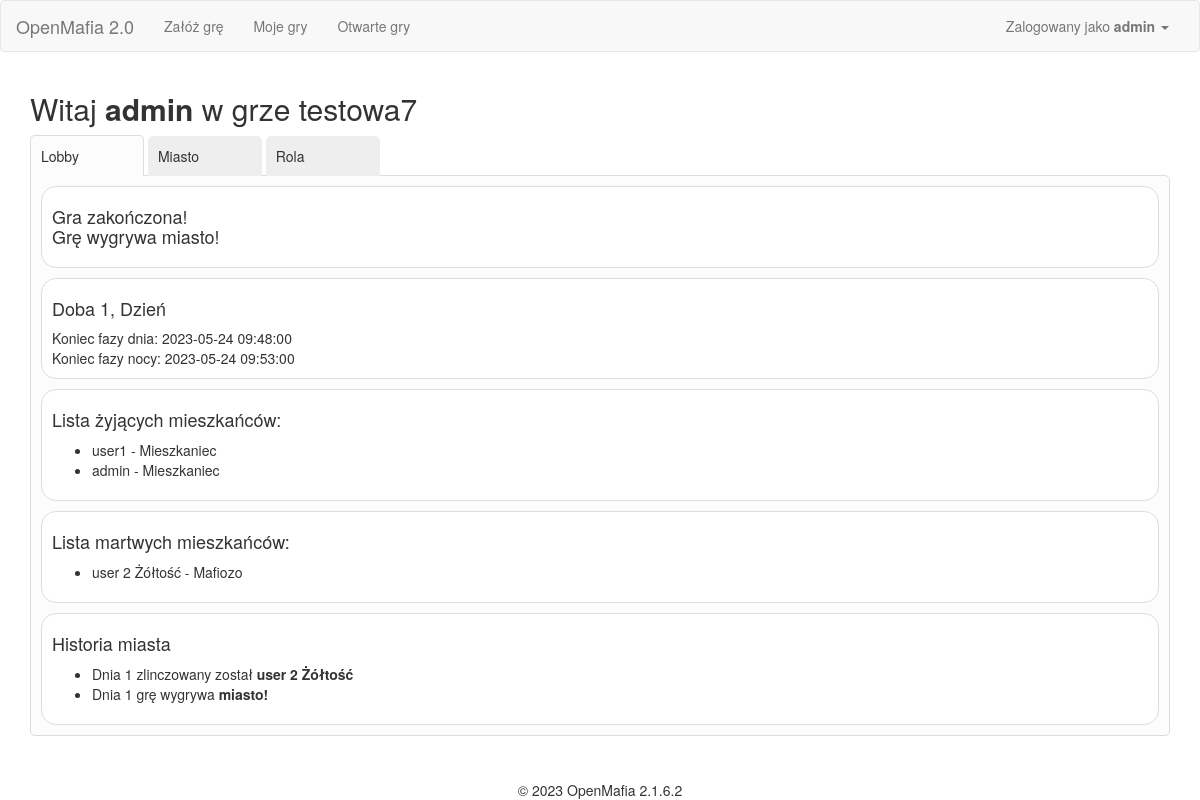
The page /game/3/lobby (signed in) on the database its author committed.
### app/Engine/DB/models.py (models this page shows, shortened)
class User(db.Model):
    __tablename__ = 'User'
    id = db.Column(db.Integer, primary_key=True)
    user = db.Column(db.String(64), unique=True)
    password = db.Column(db.String(500))
    name = db.Column(db.String(500))
    email = db.Column(db.String(120), unique=True)
    is_active = db.Column(db.Boolean)
    def is_active(self):
        return True

class GamePlayer(db.Model):
    __tablename__ = 'GamePlayer'
    id = db.Column(db.Integer, primary_key=True)
    game_id = db.Column(db.Integer, ForeignKey('Game.id'))
    user_id = db.Column(db.Integer, ForeignKey('User.id'))
    order_id = db.Column(db.Integer)
    roles = relationship("Game_Roles")
    name = db.Column(db.String(500))
    status = db.Column(db.String(500))
    user = relationship("User")

class Game(db.Model):
    __tablename__ = 'Game'
    id = db.Column(db.Integer, primary_key=True)
    name = db.Column(db.String(500))
    day_no = db.Column(db.Integer)
    phase = db.Column(db.Integer)
    status_id = db.Column(db.Integer, ForeignKey('Status.id'), default=1)
    owner_id = db.Column(db.Integer, ForeignKey('User.id'))
    start_time = db.Column(db.DateTime(timezone=True))
    owner = relationship("User", uselist=False)
    status = relationship("Status", uselist=False)
    game_players = relationship("GamePlayer")
    roles = relationship("Game_Roles")
    phases = relationship("Game_Phases")

class Game_Phases(db.Model):
    __tablename__ = 'Game_Phases'
    id = db.Column(db.Integer, primary_key=True)
    game_id = db.Column(db.Integer, ForeignKey('Game.id'))
    phase_id = db.Column(db.Integer)
    phase_name = db.Column(db.String(100))
    phase_duration = db.Column(db.Integer)

class Game_Roles(db.Model):
    __tablename__ = 'Game_Roles'
    id = db.Column(db.Integer, primary_key=True)
    game_id = db.Column(db.Integer, ForeignKey('Game.id'))
    player_id = db.Column(db.Integer, ForeignKey('GamePlayer.id'))
    role_id = db.Column(db.Integer, ForeignKey('Role.id'))
    role = relationship("Role")

class Role(db.Model):
    __tablename__ = 'Role'
    id = db.Column(db.Integer, primary_key=True)
    name = db.Column(db.String(100))
    visible_name = db.Column(db.String(500))
    description = db.Column(db.String(500))
    events = relationship("Role_EventType", back_populates="role")

class Event(db.Model):
    __tablename__ = 'Event'
    id = db.Column(db.Integer, primary_key=True)
    game_id = db.Column(db.Integer, ForeignKey('Game.id'))
    player_id = db.Column(db.Integer, ForeignKey('GamePlayer.id'))
    event_type = db.Column(db.Integer, ForeignKey('EventType.id'))
    target = db.Column(db.Integer, ForeignKey('GamePlayer.id'))
    day_no = db.Column(db.Integer)
    phase_no = db.Column(db.Integer)
    timestamp = db.Column(db.DateTime(timezone=True), server_default=func.now())
    source_player = relationship("GamePlayer", foreign_keys=[player_id])
    target_player = relationship("GamePlayer", foreign_keys=[target])
    event_type_tbl = relationship("EventType")

### app/SetupGameModule/views.py (the view, shortened to what this page needs)
@SetupGameModule.route('<game_id>/lobby', methods=['GET', 'POST'])
@login_required
def lobby(game_id):
    game_id = int(game_id)
    lynch_vote_day = request.args.get('lynch_vote_day', default=None)
    game_scheduler = GameScheduler()
    game_scheduler.check_jobs_and_run(game_id)
    forum_form = ForumForm()
    db_api = GameApi()
    game = db_api.get_game(game_id)
    v = Validator(game, current_user)
    event_api = GameEventApi()
    your_privileges = []
    if v.user_in_game() and v.game_is_started():
        day_duration = game.phases[0].phase_duration
        night_duration = game.phases[1].phase_duration
        alive_players = db_api.get_alive_players()
        alive_players_names = [player.name for player in alive_players]
        form = CreateEventForm()
        form.target.choices = alive_players_names
        dead_players = db_api.get_dead_players()
        mafiosos = db_api.get_players_with_role('mafioso')
        you = [player for player in game.game_players if player.user_id == current_user.id][0]
        if you in dead_players:
            your_privileges.append('graveyard')
        if 'mafioso' in [role.name for role in db_api.get_user_roles(current_user.id)]:
            your_privileges.append('mafioso')
            mafia_actual_target = check_target_from_events(db_api, event_api=event_api)
            if mafia_actual_target is not None:
                mafia_actual_target = [player for player in game.game_players if player.id == mafia_actual_target][0]
        else:
            mafia_actual_target = None
        citizen_votes = event_api.get_all_events_for_actual_day(game, 'citizen_vote', day_no=lynch_vote_day)
        citizen_votes = sorted(citizen_votes, key=lambda d: d.timestamp)
        for citizen_vote in citizen_votes: # change UTC timestamp to local time
            citizen_vote.timestamp = utc_to_local(citizen_vote.timestamp)
        last_citizen_votes = event_api.get_last_events_for_actual_day(game, 'citizen_vote', day_no=lynch_vote_day)
        try:
            your_citizen_vote = last_citizen_votes['citizen_vote'][you.id]
            your_citizen_vote = [player for player in game.game_players if player.id == your_citizen_vote.target][0]
        except KeyError:
            your_citizen_vote = None
        vote_results_id = {}
        vote_results = {}
        history_events = list(event_api.get_all_events_for_whole_game(game, 'lynch'))
        history_events += list(event_api.get_all_events_for_whole_game(game, 'mafia_kill'))
        history_events += list(event_api.get_all_events_for_whole_game(game, 'citizens_win'))
        history_events += list(event_api.get_all_events_for_whole_game(game, 'mafiosos_win'))
        history_events.sort(key=lambda x: x.timestamp)
        for ev in history_events:
            ev.timestamp = utc_to_local(ev.timestamp)
        winners = event_api.check_if_someone_wins(game)
        current_time = datetime.datetime.now()
        data = {
            'day_end': game.start_time + timedelta(seconds=game.day_no * (day_duration + night_duration) - night_duration),
            'night_end': game.start_time + timedelta(seconds=game.day_no * (day_duration + night_duration)),
            'you': you,
            'role_ready_to_use': True,
            'alive_players': alive_players,
            'dead_players': dead_players,
            'mafia_actual_target': mafia_actual_target,
            'your_actual_citizen_vote': your_citizen_vote,
            'citizen_votes': citizen_votes,
            'winners': winners,
            'now': current_time,
            'your_privileges': your_privileges,
            'mafiosos': mafiosos,
            'vote_results': vote_results,
            'history_events': history_events,
            'lynch_vote_day': lynch_vote_day
        }
        return render_template('SetupGameModule_lobby.html',
                               game=game,
                               data=data,
                               form=form,
                               forum_form=forum_form)
    else:
        return redirect(url_for('SetupGameModule.game_list'))

### app/Engine/AutomatedTasks/scheduler.py (called while the page is built)
    def check_jobs_and_run(self, game_id):
        jobs = self.job_api.list_jobs_for_game(game_id, for_update=True)
        jobs_to_do = []
        jobs_in_progress = []
        for job in jobs:
            if job.status == 'in_progress':
                jobs_in_progress.append(job)
        if not jobs_in_progress:
            for job in jobs:
                if job.status == 'new' and datetime.now() > job.trigger_time:
                    self.job_api.update_job_status(job.id, 'in_progress')
                    jobs_to_do.append(job)
        self.job_api.unlock_table() # unlock "for update"
        if len(jobs_in_progress) > 0:
            time.sleep(5)  # we assume that in 5 seconds the task will be done
        else:
            for job in jobs_to_do:
                getattr(Tasks, job.job_name).__call__(job.game_id)
                self.job_api.update_job_status(job.id, 'done')

### app/Engine/DB/db_api.py (called while the page is built)
def utc_to_local(utc_dt):
    from_zone = tz.gettz('UTC')
    to_zone = tz.gettz(os.environ["TZ"])
    utc_dt = utc_dt.replace(tzinfo=from_zone)
    localized_tz = utc_dt.astimezone(to_zone)
    return localized_tz

    def get_game(self, game_id):
        self.game = Game.query.filter_by(id=game_id).first()
        try:
            self.game.game_players.sort(key=lambda x: x.order_id)
        except TypeError:
            pass
        return self.game

    def get_alive_players(self):
        players = []
        for player in self.game.game_players:
            if player.status == 'alive':
                players.append(player)
        return players

    def get_dead_players(self):
        players = []
        for player in self.game.game_players:
            if player.status == 'dead':
                players.append(player)
        return players

    def get_players_with_role(self, role_name):
        players = []
        for player in self.game.game_players:
            if role_name in [role.role.name for role in player.roles]:
                players.append(player)
        return players

    def get_user_roles(self, user_id):
        player = [game_player for game_player in self.game.game_players if game_player.user_id == user_id][0]
        user_roles = [role.role for role in player.roles]
        return user_roles

    def _get_event_id(self, event_name):
        e = EventType.query.filter_by(name=event_name).first()
        return e.id

    def unlock_table(self):
        db.session.commit()

### app/views.py (called while the page is built)
@app.before_request
def before_request():
    g.user = current_user

### app/SetupGameModule/templates/SetupGameModule_lobby.html (shortened to what this page needs)
{% extends "base.html" %}
{% import "bootstrap/wtf.html" as wtf %}
{% block styles %}
{{ super() }}
<link rel="stylesheet" type="text/css" href="{{ url_for('SetupGameModule.static', filename='css/styles.css') }}">
{% endblock %}
{%block main_content%}
<h2>Witaj <b>{{ data['you'].name }}</b> w grze {{ game.name }}</h2>
<div class="tabs">
  <ul class="tab-nav">
    <li class="active" data-tab="lobby"><a href="#lobby">Lobby</a></li>
    <li data-tab="city"><a href="#city">Miasto</a></li>
    <li data-tab="roles"><a href="#roles">Rola</a></li>
  </ul>
  <div class="tab-content">
    <div id="lobby" class="active">
      {% if game.status.name == 'finished' %}
        <div class="content-box">
          <h4>Gra zakończona!
          {% if 'citizen' in data['winners'] %}<br />Grę wygrywa miasto!{% endif %}
          </h4>
        </div>
      {% endif %}
        <div class="content-box">
          <h4>Doba {{ game.day_no }}, {{ game.phases[game.phase - 1].phase_name }}</h4>
          Koniec fazy dnia: {{ data['day_end'] }}<br />
          Koniec fazy nocy: {{ data['night_end'] }}<br />
        </div>
        <div class="content-box">
          <h4>Lista żyjących mieszkańców:</h4>
          <ul>
          {% if data['alive_players']|length > 0 %}
            {% for player in data['alive_players']  %}
                <li>{{ player.name }}
                {% if game.status.name == 'finished' %}
                  -
                  {% for role in player.roles %}
                  {{ role.role.visible_name }}
                  {% endfor %}
                {% endif %}
                </li>
            {% endfor %}
          {% else %}
            Wszyscy zginęli!
          {% endif %}
          </ul>
        </div>
        <div class="content-box">
          <h4>Lista martwych mieszkańców:</h4>
          <ul>
          {% if data['dead_players']|length > 0 %}
            {% for player in data['dead_players']  %}
                <li>{{ player.name }} -
                  {% for role in player.roles %}
                  {{ role.role.visible_name }}
                  {% endfor %}
                </li>
            {% endfor %}
          {% else %}
            Wszyscy żyją!
          {% endif %}
          </ul>
        </div>
      <div class="content-box">
        <h4>Historia miasta</h4>
        <ul>
       {% for history_event in data['history_events'] %}
          {% if history_event.event_type_tbl.name == 'lynch' %}
          <li>Dnia {{ history_event.day_no }} zlinczowany został <b>{{ history_event.target_player.name }}</b></li>
          {% elif history_event.event_type_tbl.name == 'mafia_kill' %}
            {% if history_event.target_player.name %}
              <li>Dnia {{ history_event.day_no }} zabity przez mafię został <b>{{ history_event.target_player.name }}</b></li>
            {% else %}
              <li>Dnia {{ history_event.day_no }} noc była spokojna i cicha. Podczas niej nikt nie zginął.</b></li>
            {% endif %}
          {% elif history_event.event_type_tbl.name == 'citizens_win' %}
          <li>Dnia {{ history_event.day_no }} grę wygrywa <b>miasto!</b></li>
          {% elif history_event.event_type_tbl.name == 'mafiosos_win' %}
          <li>Dnia {{ history_event.day_no }} grę wygrywa <b>mafia!</b></li>
          {% endif %}
        {% endfor %}
        </ul>
      </div>
    </div>
  </div>
</div>
{%endblock%}

### app/templates/base.html (shortened to what this page needs)
{% extends "bootstrap/base.html" %}
{% block styles %}
{{ super() }}
<link rel="stylesheet" type="text/css" href="{{ url_for('static', filename='css/base_styles.css') }}">
<link rel="stylesheet" type="text/css" href="{{ url_for('static', filename='css/bootstrap_table.css') }}">
{% endblock %}
{% block navbar %}
<nav class="navbar navbar-default" id="nav">
	<div class="container-fluid">
	  <div class="navbar-header">
		<a class="navbar-brand" href="/">OpenMafia 2.0</a>
	  </div>
	  <div class="collapse navbar-collapse" id="bs-example-navbar-collapse-1">
		<ul class="nav navbar-nav">
			<li {{ 'class=active' if request.endpoint == 'SetupGameModule.setup_game' }} ><a href="{{ url_for('SetupGameModule.setup_game')}}">Załóż grę</a></li>
			<li><a href="{{ url_for('SetupGameModule.game_list')}}/my_games">Moje gry</a></li>
			<li><a href="{{ url_for('SetupGameModule.game_list')}}/open_games">Otwarte gry</a></li>
		</ul>
		<ul class="nav navbar-nav navbar-right">
		  <li><a href="#"></a></li>
		  <li class="dropdown">
			<a href="#" class="dropdown-toggle" data-toggle="dropdown" role="button" aria-haspopup="true" aria-expanded="false">
				{% if current_user.is_authenticated %}
				Zalogowany jako <b>{{ current_user.user }}</b>
				{% else %}
					Gość
				{% endif %}
				<span class="caret"></span>
			</a>
		  </li>
		</ul>
	  </div>
	</div>
  </nav>
{% endblock %}
{%block content %}
<div class="container">
	{%block main_content%}{%endblock%}
</div>
{% block footer %}
<div class="footer">&copy; 2023 OpenMafia 2.1.6.2</div>
{%- endblock footer %}
{%endblock%}

### app/static/css/base_styles.css (style rules this page uses)
.footer { position: fixed; left: 0; bottom: 0; width: 100%; text-align: center; text-size: small; }

### app/SetupGameModule/static/css/styles.css (style rules this page uses)
.tab-nav { list-style: none; margin: 0; padding: 0; }
.tab-nav li { display: inline-block; min-width: 10%; }
.tab-nav > li:last-child { margin-right: 0; }
.tab-nav li a { display: block; padding: 10px; background-color: #eee; color: #333; text-decoration: none; border-top-left-radius: 5px; border-top-right-radius: 5px; }
.tab-nav li.active a { border: 1px solid #ddd; border-bottom: none; position: relative; z-index: 1; background-color: #fcfcfc; }
.tab-content { border: 1px solid #ddd; padding: 10px; border-radius: 5px; border-top-left-radius: 0px; background-color: #fcfcfc; }
.tab-content > div { display: none; }
.tab-content > div.active { display: block; }
.tab-nav > li { margin-bottom: -1px; }
.tab-nav > li.active { border-bottom: none; margin-bottom: -1px; }
.content-box { background-color: #fff; border: 1px solid #ddd; border-radius: 15px; padding: 10px; margin-bottom: 10px; }
.tab-content .content-box:last-of-type { margin-bottom: 0px; }

### rows shown on the page
User: user "admin"
GamePlayer: you.name "admin", name "admin"
Game: name "testowa7", day_no "1", phase.phase_name "Dzień"
GamePlayer: name "user1"
Game_Roles: role.visible_name "Mieszkaniec"
Game_Roles: role.visible_name "Mieszkaniec"
GamePlayer: name "user 2 Żółtość"
Game_Roles: role.visible_name "Mafiozo"
Event: day_no "1", target_player.name "user 2 Żółtość"
Event: day_no "1"

### other values the page prints
{{ data['day_end'] }} "2023-05-24 09:48:00"
{{ data['night_end'] }} "2023-05-24 09:53:00"
